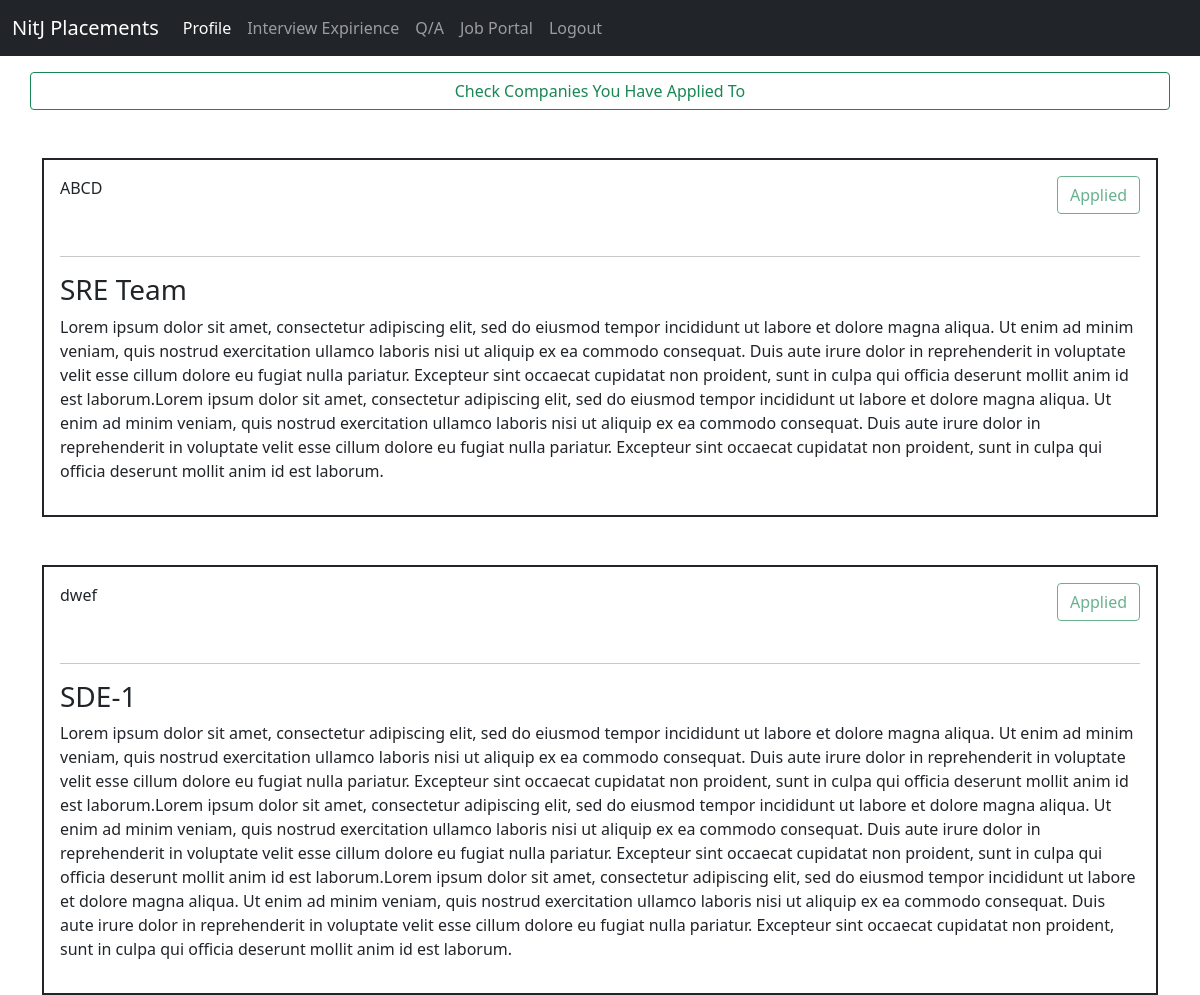
The app's page /jobs/ (signed in), older data.
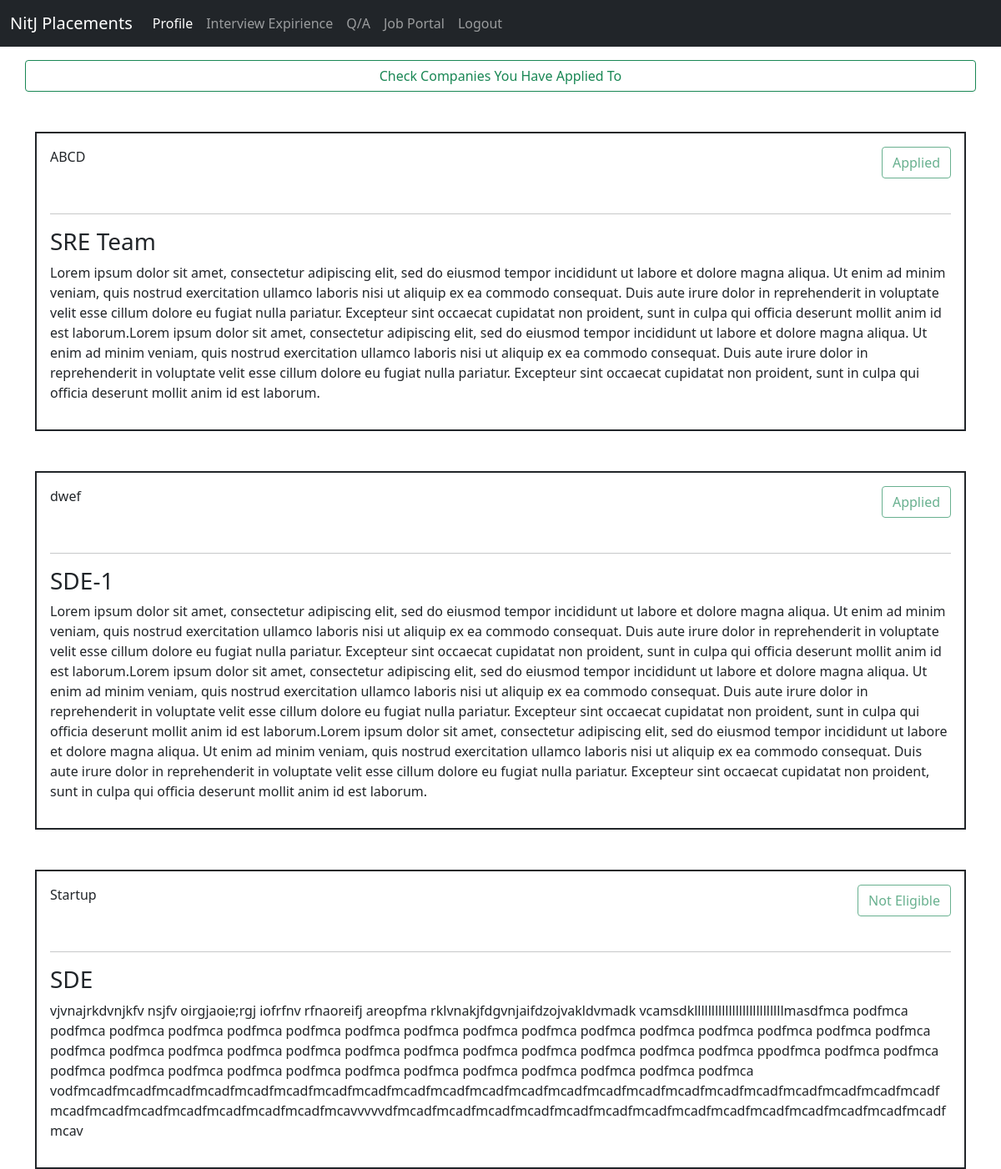
The same page, newer data.
### placements/models.py (models this page shows, shortened)
class company(models.Model):
    Name = models.CharField(max_length=256)
    JobDescription = models.TextField()
    title = models.CharField(max_length=200, null=False)
    departmentsEligible =  MultiSelectField(choices=departmentChoice,default = "Computer Science")
    programEligible = MultiSelectField(choices=programChoice,default = "BTech")
    employmentType = models.CharField(choices=empType,max_length=200,null = True,blank=True)
    package = models.IntegerField(null = True,blank = True)

### placements/views.py (the view)
# urls.py: path('',interview_views.index,name = 'interview'),
@login_required
def index(request):
    companies = company.objects.all()
    applications = jobAppication.objects.all()
    applications = applications.filter(student = request.user.student)
    applications = applications.values_list('AppliedTo',flat = True)
    eligible = []
    year = request.user.student.year
    program = request.user.student.program
    department = request.user.student.department
    check = []
    for comp in companies:
        departmentEligible = str(comp.departmentsEligible).split(', ')
        programEligible = str(comp.programEligible).split(', ')
        employmentType = str(comp.employmentType)
        check.append(comp.id)
        if program in programEligible and department in departmentEligible:
            if employmentType == "Full Time":
                if program == "MTech":
                    if year+2 == today.year:
                        eligible.append(comp.id)
                    elif year+1 == today.year and today.month > 6:
                        eligible.append(comp.id)
                elif program == "BTech":
                    if year+4 == today.year:
                        eligible.append(comp.id)
                    elif year+3 == today.year and today.month > 6:
                        eligible.append(comp.id)
            elif employmentType == "Internship":
                if program == "MTech":
                    if year == today.year:
                        eligible.append(comp.id)
                    elif year+1 == today.year and today.month < 6:
                        eligible.append(comp.id)
                elif program == "BTech":
                    if year+2 == today.year and today.month > 6:
                        eligible.append(comp.id)
                    elif year+3 == today.year and today.month < 6:
                        eligible.append(comp.id)
            else:
                eligible.append(comp.id)
    print(eligible)
    print(check)
    context = {
        'companies':companies,
        'appliedTo':applications,
        'eligible':eligible,
    }
    return render(request,'placements/index.html',context)

### templates/placements/index.html (shortened to what this page needs)
{% extends "users/baseAuth.html"%}
{% load static %}
{% load crispy_forms_tags %}
{% block headBlock %}
<link rel="stylesheet" href="{% static 'users/index.css' %}">
{% endblock %}
{% block bodyBlock %}
<div class = "container mt-3">
  <div class="row justify-content-center myWhite">
      <a class="btn btn-outline-success" href="{% url 'applied'%}">
        Check Companies You Have Applied To
      </a>
  </div>
</div>
<div class="container">
{% for company in companies %}
  <div class="question-list-item border border-2 border-dark mt-5 p-3 myWhite">
    <p>
        {{ company.Name }}
            {% if company.id not in eligible %}
            <button type="button" class="btn btn-outline-success right" disabled> Not Eligible </button>
            {% elif company.id in appliedTo%}
            <button type="button" class="btn btn-outline-success right" disabled> Applied </button>
            {% else %}
            <a type="button" class="btn btn-outline-success right" name = "{{ company.id }}" href="{% url 'apply' company.id%}"> Apply </a>
            {% endif%}
    </p>
    <br class = "clearRight">
    <hr>
    <h3> {{ company.title }}</h3>
    <p>
        {{ company.JobDescription }}
    </p>
</div>
{% endfor %}
</div>
{% endblock bodyBlock %}

Row changes from the older to the newer data that the page shows:
added company: Name "Startup", shows "Not Eligible", title "SDE", JobDescription "vjvnajrkdvnjkfv nsjfv oirgjaoie;rgj iofrfnv rfnaoreifj areopfma rklvnakjfdgvnjaifdzojvakldvmadk vcamsdkllllllllllllllllllllllllllmasdfmca podfmca podfmca podfmca podfmca podfmca podfmca podfmca podfmca podfmca podfmca podfmca podfmca podfmca podfmca podfmca podfmca podfmca podfmca podfmca podfmca podfmca podfmca podfmca podfmca podfmca podfmca podfmca podfmca ppodfmca podfmca podfmca podfmca podfmca podfmca podfmca podfmca podfmca podfmca podfmca podfmca podfmca podfmca podfmca…"
